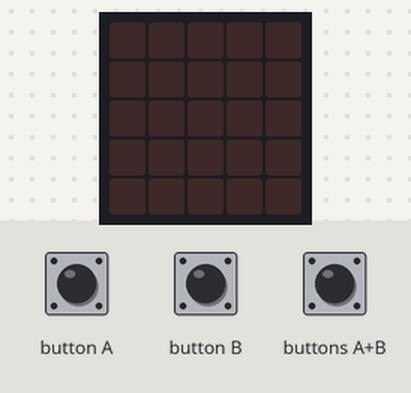
Bench run of a program on a simulated BBC micro:bit (MakeCode). On the bench: the board's 5×5 LED display. The test bench sets the inputs (shaded band).

Above: at 1.2 s.
1.3 s: button A pressed for 0.15 s
At 1.65 s:
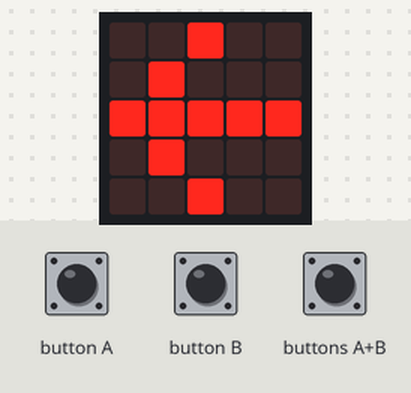
4.3 s: button B pressed for 0.15 s
At 4.85 s:
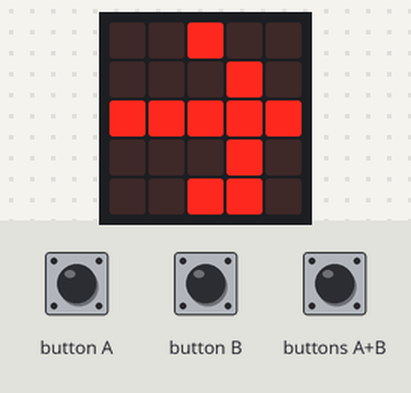
7.4 s: buttons A+B pressed for 0.15 s
At 8.05 s:
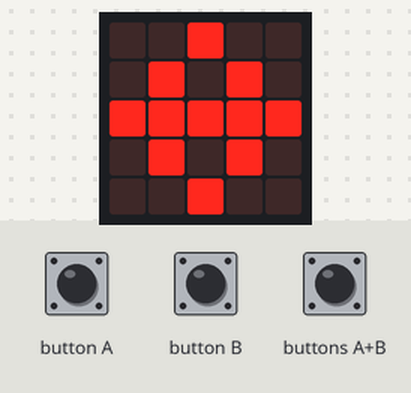
Timing chart, 0 to 10.4 s (numbered marks = the images above; inputs shaded):
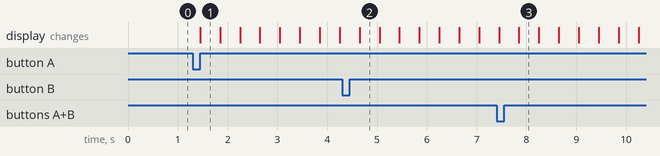

Measured:
- after the input at 1.3 s, the display: changes after 0.15 s (image 1)
- after the input at 4.3 s, the display: changes after 0.35 s (image 2)
- after the input at 7.4 s, the display: first differs from a run without the input after 0.45 s (image 3)
- what the display in image 1 shows lasts 0.4 s, from 1.5 s to 1.9 s

The program:

main.ts
```typescript
let z = 0
let y = 0
let x = 0
input.onButtonPressed(Button.A, function () {
    z = 0
    y = 0
    x = 1
    while (x > 0) {
        basic.showLeds(`
            . . # . .
            . # . . .
            # # # # #
            . # . . .
            . . # . .
            `)
        basic.showLeds(`
            . . . . .
            . . . . .
            . . . . .
            . . . . .
            . . . . .
            `)
    }
})
input.onButtonPressed(Button.AB, function () {
    x = 0
    y = 0
    z = 1
    while (z > 0) {
        basic.showLeds(`
            . . # . .
            . # . # .
            # # # # #
            . # . # .
            . . # . .
            `)
        basic.showLeds(`
            . . . . .
            . . . . .
            . . . . .
            . . . . .
            . . . . .
            `)
    }
})
input.onButtonPressed(Button.B, function () {
    z = 0
    x = 0
    y = 1
    while (y > 0) {
        basic.showLeds(`
            . . # . .
            . . . # .
            # # # # #
            . . . # .
            . . # # .
            `)
        basic.showLeds(`
            . . . . .
            . . . . .
            . . . . .
            . . . . .
            . . . . .
            `)
    }
})
basic.forever(function () {

})
```

test.ts
```typescript
// aquí va el archivo "tests"; esto no se compilará cuando este paquete se utilice como una extensión.
```
